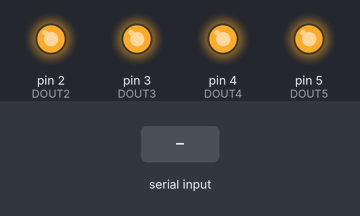
The sketch below on a simulated Arduino Uno, built with avr-gcc and run on an emulated ATmega328P. On the bench: output pins drawn as LEDs (lit = HIGH). The inputs (shaded band) are chosen by the test bench.

Above: at 1.2 s.
1.3 s: "11" received over Serial
At 2.3 s:
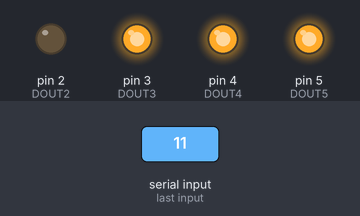
2.8 s: "21" received over Serial
At 4.0 s:
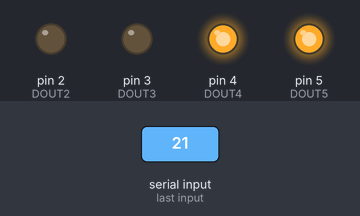
4.3 s: "10" received over Serial
At 5.3 s:
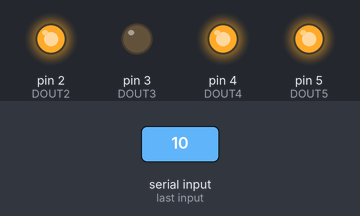
5.8 s: "31" received over Serial
At 6.4 s:
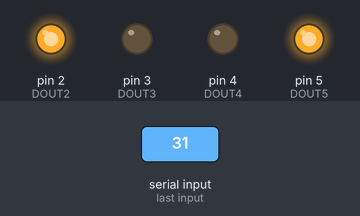
7.3 s: "20" received over Serial
At 7.6 s:
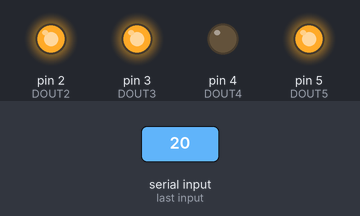
8.8 s: "41" received over Serial
At 10.0 s:
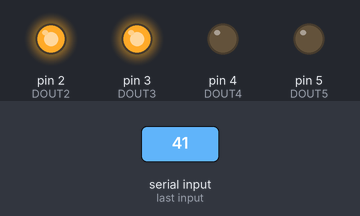
Timing chart, 0 to 11.3 s (numbered marks = the images above; inputs shaded):
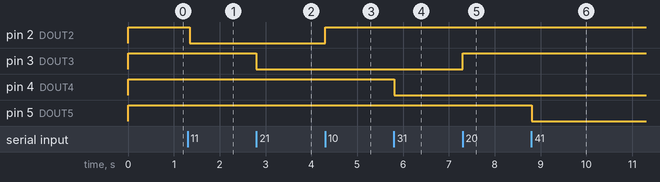

The sketch:

arduino_uno_sketch.ino
```cpp
/*
:description:
	Sketch can be used for controlling Digital output of "Arduino UNO R3" using serial communication.

	Digital output	:	Digital Pin no 2 to 5. (By default all Digital output will be HIGH. Se below example for controlling Digital output)
	Not used		:	Pin No 1 and 2. Reserved for external serial communication.

	example 1:	To Turn ON Relay 1, send below command.
				      11
  example 2:  To Turn OFF Relay 1, send below command.
              10
	example 3:	To Turn ON  Relay 4, send below command string on serial port.
				      41
  example 4:  To check status of relays (ON/OFF), send below command string on serial port.
              STATUS

	*Note:	Please save backup of this sketch before editing.
*/

#include <stdlib.h>

/*Digital outputStrings*/
#define DOUT2 2
#define DOUT3 3
#define DOUT4 4
#define DOUT5 5

/*Baudrate and variables used for serial comm*/
#define BAUDRATE 9600
String inputString = "00";
String outputString = "00000";

void setup()
{

  /* statements which will be executed when Board turned on first time*/
  /*Digital outputStrings configuration and default pin mode*/
  pinMode(DOUT2, OUTPUT);
  digitalWrite(DOUT2, HIGH);
  pinMode(DOUT3, OUTPUT);
  digitalWrite(DOUT3, HIGH);
  pinMode(DOUT4, OUTPUT);
  digitalWrite(DOUT4, HIGH);
  pinMode(DOUT5, OUTPUT);
  digitalWrite(DOUT5, HIGH);

  /*Begin serial communication with defined BAUDRATE*/
  Serial.begin(BAUDRATE);
  Serial.setTimeout(1);
  while (!Serial) {
    ; // wait for serial port to connect. Needed for native USB port only
  }
}

void loop()
{
  if(Serial.available() > 0)
  {
    inputString = Serial.readString();
    if(inputString.length() >= 2)
    {
      if(inputString == "10")
      {
        digitalWrite(DOUT2, HIGH);
      }
      else if(inputString == "11")
      {
        digitalWrite(DOUT2, LOW);
      }
      else if(inputString == "20")
      {
        digitalWrite(DOUT3, HIGH);
      }
      else if(inputString == "21")
      {
        digitalWrite(DOUT3, LOW);
      }
      else if(inputString == "30")
      {
        digitalWrite(DOUT4, HIGH);
      }
      else if(inputString == "31")
      {
        digitalWrite(DOUT4, LOW);
      }
      else if(inputString == "40")
      {
        digitalWrite(DOUT5, HIGH);
      }
      else if(inputString == "41")
      {
        digitalWrite(DOUT5, LOW);
      }
      else if(inputString == "F1")
      {
        digitalWrite(DOUT2, LOW);
        digitalWrite(DOUT3, LOW);
        digitalWrite(DOUT4, LOW);
        digitalWrite(DOUT5, LOW);
      }
      else if(inputString == "F0")
      {
        digitalWrite(DOUT2, HIGH);
        digitalWrite(DOUT3, HIGH);
        digitalWrite(DOUT4, HIGH);
        digitalWrite(DOUT5, HIGH);
      }
      else if(inputString == "STATUS")
      {
        outputString = "";
        outputString = outputString + "R1=" + !digitalRead(DOUT2) + ",R2=" + !digitalRead(DOUT3) + ",R3=" + !digitalRead(DOUT4) + ",R4=" + !digitalRead(DOUT5);
        Serial.println(outputString);
      }
    }
  }
  delay(50);
}
```

Measured:
- after the input at 1.3 s, pin 2 (DOUT2): HIGH → LOW after 0.05 s
- after the input at 2.8 s, pin 3 (DOUT3): HIGH → LOW at once
- after the input at 4.3 s, pin 2 (DOUT2): LOW → HIGH at once
- after the input at 5.8 s, pin 4 (DOUT4): HIGH → LOW at once
- after the input at 7.3 s, pin 3 (DOUT3): LOW → HIGH at once
- after the input at 8.8 s, pin 5 (DOUT5): HIGH → LOW at once
